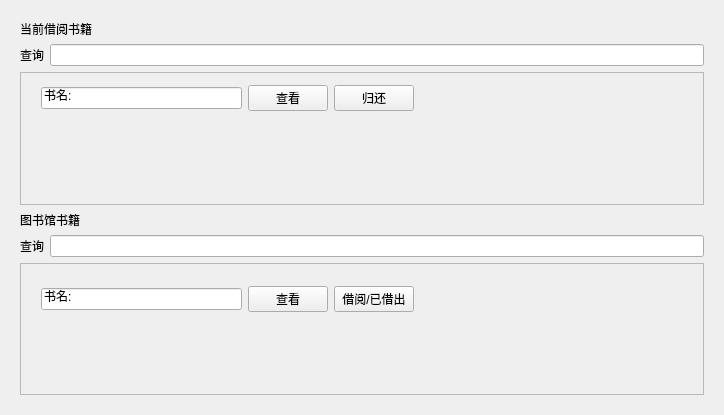
<?xml version="1.0" encoding="UTF-8"?>
<ui version="4.0">
 <class>Form</class>
 <widget class="QWidget" name="Form">
  <property name="geometry">
   <rect>
    <x>0</x>
    <y>0</y>
    <width>724</width>
    <height>415</height>
   </rect>
  </property>
  <property name="windowTitle">
   <string>图书借阅子界面</string>
  </property>
  <layout class="QGridLayout" name="gridLayout">
   <item row="0" column="0">
    <widget class="QWidget" name="widget_2" native="true">
     <layout class="QVBoxLayout" name="verticalLayout_4">
      <item>
       <widget class="QLabel" name="label_8">
        <property name="text">
         <string>当前借阅书籍</string>
        </property>
       </widget>
      </item>
      <item>
       <layout class="QHBoxLayout" name="horizontalLayout_9">
        <item>
         <widget class="QLabel" name="label_10">
          <property name="text">
           <string>查询</string>
          </property>
         </widget>
        </item>
        <item>
         <widget class="QLineEdit" name="lineEdit_4">
          <property name="text">
           <string/>
          </property>
         </widget>
        </item>
       </layout>
      </item>
      <item>
       <widget class="QScrollArea" name="scrollArea">
        <property name="widgetResizable">
         <bool>true</bool>
        </property>
        <widget class="QWidget" name="scrollAreaWidgetContents">
         <property name="geometry">
          <rect>
           <x>0</x>
           <y>0</y>
           <width>678</width>
           <height>125</height>
          </rect>
         </property>
         <widget class="QWidget" name="layoutWidget_3">
          <property name="geometry">
           <rect>
            <x>20</x>
            <y>10</y>
            <width>373</width>
            <height>30</height>
           </rect>
          </property>
          <layout class="QHBoxLayout" name="horizontalLayout_10">
           <item>
            <widget class="QLineEdit" name="lineEdit">
             <property name="text">
              <string>书名: </string>
             </property>
            </widget>
           </item>
           <item>
            <widget class="QPushButton" name="pushButton_9">
             <property name="text">
              <string>查看</string>
             </property>
            </widget>
           </item>
           <item>
            <widget class="QPushButton" name="pushButton_8">
             <property name="text">
              <string>归还</string>
             </property>
            </widget>
           </item>
          </layout>
         </widget>
        </widget>
       </widget>
      </item>
      <item>
       <widget class="QLabel" name="label_11">
        <property name="text">
         <string>图书馆书籍</string>
        </property>
       </widget>
      </item>
      <item>
       <layout class="QHBoxLayout" name="horizontalLayout_11">
        <item>
         <widget class="QLabel" name="label_9">
          <property name="text">
           <string>查询</string>
          </property>
         </widget>
        </item>
        <item>
         <widget class="QLineEdit" name="lineEdit_2"/>
        </item>
       </layout>
      </item>
      <item>
       <widget class="QScrollArea" name="scrollArea_2">
        <property name="widgetResizable">
         <bool>true</bool>
        </property>
        <widget class="QWidget" name="scrollAreaWidgetContents_2">
         <property name="geometry">
          <rect>
           <x>0</x>
           <y>0</y>
           <width>678</width>
           <height>125</height>
          </rect>
         </property>
         <widget class="QWidget" name="layoutWidget_4">
          <property name="geometry">
           <rect>
            <x>20</x>
            <y>20</y>
            <width>373</width>
            <height>30</height>
           </rect>
          </property>
          <layout class="QHBoxLayout" name="horizontalLayout_12">
           <item>
            <widget class="QLineEdit" name="lineEdit_3">
             <property name="text">
              <string>书名: </string>
             </property>
            </widget>
           </item>
           <item>
            <widget class="QPushButton" name="pushButton_11">
             <property name="text">
              <string>查看</string>
             </property>
            </widget>
           </item>
           <item>
            <widget class="QPushButton" name="pushButton_10">
             <property name="text">
              <string>借阅/已借出</string>
             </property>
            </widget>
           </item>
          </layout>
         </widget>
        </widget>
       </widget>
      </item>
     </layout>
    </widget>
   </item>
  </layout>
 </widget>
 <resources/>
 <connections/>
</ui>
